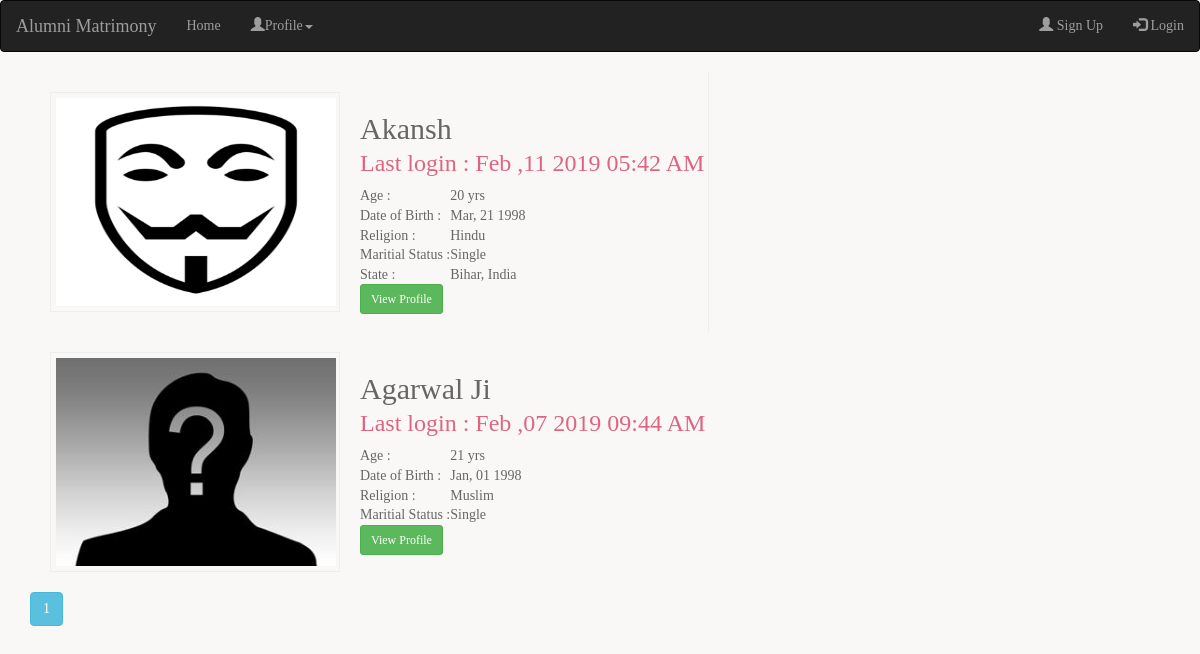
The page / on the database its author committed.
### matrimony/users/models.py (models this page shows, shortened)
class User(db.Model, UserMixin):
	id=db.Column(db.Integer , primary_key=True)
	name=db.Column(db.String(50) ,nullable=False)
	email=db.Column(db.String(120), unique=True, nullable=False,)
	last_login=db.Column(db.DateTime, default=datetime.utcnow() , nullable=False)
	password=db.Column(db.String(60), nullable=False)
	profile=db.relationship('Profile', backref='author', uselist=False)
	about=db.relationship('About', backref='user', uselist=False)
	family=db.relationship('Family', backref='user', uselist=False)
	partner=db.relationship('Partner', backref='user', uselist=False)
	message=db.relationship('Message', backref='user', lazy=True)

### matrimony/profiles/models.py (models this page shows, shortened)
class Profile(db.Model):
	id=db.Column(db.Integer, primary_key=True)
	religion=db.Column(db.Enum('Hindu', 'Muslim', 'Christian', 'Sikh', 'Athiest'), nullable=False)
	maritial_status=db.Column(db.Enum('Single', 'Widow', 'Divorced'), nullable=False)
	gender=db.Column(db.Enum('Male', 'Female'), nullable=False)
	date_of_birth=db.Column(db.DateTime, nullable=False)
	age=db.Column(db.Integer, nullable=True)
	image_file=db.Column(db.String(60), default='default.jpg' ,nullable=False)
	user_id=db.Column(db.Integer, db.ForeignKey('user.id'))

class About(db.Model):
	id=db.Column(db.Integer, primary_key=True)
	mother_tongue=db.Column(db.String(30), nullable=False)
	height=db.Column(db.Float, nullable=False)
	weight=db.Column(db.Integer, nullable=True)
	state=db.Column(db.String(20), nullable=True)
	place_of_birth=db.Column(db.String(24), nullable=True)
	education=db.Column(db.String(60), nullable=True)
	occupation=db.Column(db.String(50), nullable=True)
	income=db.Column(db.Integer, nullable=True)
	drink=db.Column(db.Enum('Yes', 'No', ''), nullable=True)
	user_id=db.Column(db.Integer, db.ForeignKey('user.id'), unique=True)

### matrimony/main/routes.py (the view)
@main.route('/')
def home():
	page=request.args.get('page', 1, type=int) #1 is default, only int
	users=User.query.order_by(User.last_login.desc()).paginate(page =page, per_page=5)
	return render_template('home.html', users=users)

### matrimony/templates/home.html (shortened to what this page needs)
{% extends 'layout.html'%}
{% block content %}
<section class="courses">
    {% for user in users.items %}
      {% if user.profile %}
         <article>
           <figure>
             <img src="{{ url_for('static', filename='pictures/'+user.profile.image_file) }}" alt="Teriyaki sauce" width="280px" height="208px">
           </figure>
           <hgroup>
             <h2>{{user.name}}</h2>
             <h3>Last login : {{ user.last_login.strftime('%b ,%d %Y %I:%M %p') }}</h3>
           </hgroup>
           <table class="table_working_hours">
                  <tbody>
                  <tr class="opened">
                  <td class="day_label">Age   :</td>
                  <td class="day_value">{{user.profile.age}} yrs</td>
                  </tr>
                  <tr class="opened">
                  <td class="day_label">Date of Birth :</td>
                  <td class="day_value">{{user.profile.date_of_birth.strftime('%b, %d %Y')}}</td>
                  </tr>
                  <tr class="opened">
                  <td class="day_label">Religion   :</td>
                  <td class="day_value">{{user.profile.religion}}</td>
                  </tr>
                  <tr class="opened">
                  <td class="day_label">Maritial Status   :</td>
                  <td class="day_value">{{user.profile.maritial_status}}</td>
                  </tr>
                  {%if user.about %}
                  <tr class="opened">
                  <td class="day_label">State   :</td>
                  <td class="day_value">{{user.about.state}}, India</td>
                  </tr>
                  {% endif %}
                </tbody>
            </table>
            <a href="{{url_for('profiles.profile', id=user.id)}}" class="btn btn-success btn-sm" role="button">View Profile</a>
         </article>
       </section>
      {% endif %}
    {% endfor %}
{% endblock %}
{% block ring %}
<div class="container">
  {% for page_num in users.iter_pages(left_edge=1, right_edge=1, left_current=1, right_current=2) %}
    {% if page_num %}
      {% if users.page== page_num %}
        <a class="btn btn-info mb-4" href="{{ url_for('main.home', page=page_num)}}">{{page_num}}</a>
      {% else %}
        <a class="btn btn-outline-info mb-4" href="{{ url_for('main.home', page=page_num)}}">{{page_num}}</a>
      {% endif %}
    {% else %}
    ...
    {% endif %}
  {% endfor %}
{% endblock %}

### matrimony/templates/layout.html (shortened to what this page needs)
<!DOCTYPE html>
<html lang="en">
<head>
  <link rel="stylesheet" href="https://maxcdn.bootstrapcdn.com/bootstrap/3.4.0/css/bootstrap.min.css">
</head>
<body>
  <header class="site-header">
<nav class="navbar navbar-inverse">
  <div class="container-fluid">
    <div class="navbar-header">
      <a class="navbar-brand mr-4" href="{{url_for('main.credit')}}">Alumni Matrimony</a>
    </div>
    <ul class="nav navbar-nav mr-4">
      <li class="nav-item nav-link"><a href="{{url_for('main.home')}}">Home</a></li>
      <li class="dropdown"><a class="dropdown-toggle" data-toggle="dropdown" href="#">
        <span class="glyphicon glyphicon-user"></span>Profile<span class="caret"></span></a>
      </li>
    </ul>
    <ul class="nav navbar-nav navbar-right">
      {% if current_user.is_authenticated %}
        {% if current_user.profile %}
        <li><a href="{{url_for('profiles.myprofile')}}"><span class="glyphicon glyphicon-user"></span>Profile</a></li>
        {% else %}
        <li><a href="{{url_for('profiles.create')}}"><span class="glyphicon glyphicon-user"></span>Create Profile</a></li>
        {% endif%}
        <li><a href="{{url_for('messages.user_message')}}"><span class="glyphicon glyphicon-log-out"></span>Inbox</a></li>
        <li><a href="{{url_for('users.logout')}}"><span class="glyphicon glyphicon-log-out"></span>logout</a></li>
      {% else %}
      <li><a href="{{url_for('users.register')}}"><span class="glyphicon glyphicon-user"></span> Sign Up</a></li>
      <li><a href="{{url_for('users.login')}}"><span class="glyphicon glyphicon-log-in"></span> Login</a></li>
      {% endif %}
    </ul>
  </div>
</nav>
</header>
<main role="main" class="container">
      <div class="row">
        <div class="col-md-8">
          {% block content %}
          {% endblock %}
        </div>
      </div>
</main>
{% block ring%}
{% endblock %}
</body>
</html>

### matrimony/templates/layout.html (style rules this page uses)
header, section, footer, aside, article, figure, figcaption { display: block; }
body { color: #666666; background-color: #f9f8f6; background-image: url("images/dark-wood.jpg"); background-position: center; font-family: Georgia, times, serif; line-height: 1.4em; margin: 0px; }
section.courses { float: left; width: 679px; border-right: 1px solid #eeeeee; }
article { clear: both; overflow: auto; width: 100%; }
hgroup { margin-top:40px; }
figure { float: left; width: 290px; height: 220px; padding: 5px; margin: 20px; border: 1px solid #eeeeee; }
a { color: #de6581; text-decoration: none; }
h1, h2, h3 { font-weight: normal; }
h2 { margin: 10px 0px 5px 0px; padding: 0px; }
h3 { margin: 0px 0px 10px 0px; color: #de6581; }

### rows shown on the page
User: image_file (picture), name "Akansh", last_login "Feb ,11 2019 05:42 AM", profile.age "20", profile.date_of_birth "Mar, 21 1998", profile.religion "Hindu", profile.maritial_status "Single", about.state "Bihar"
User: image_file (placeholder picture), name "Agarwal Ji", last_login "Feb ,07 2019 09:44 AM", profile.age "21", profile.date_of_birth "Jan, 01 1998", profile.religion "Muslim", profile.maritial_status "Single"

### other values the page prints
{{ page_num }} "1"
